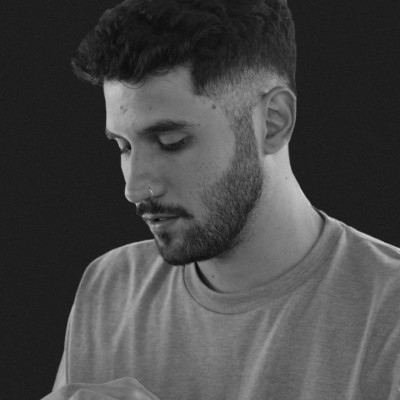
#> input picture assets/photo.jpg, 400 x 400 px
$ python ascii_art.py
#> lines starting #> are read from the running program, lines starting #| are printed output that depends on the picture; after the words box and inside, x2 and y2 are one past the last pixel; in counts of white or black regions, pixels touching at a corner belong together
"""Turn assets/photo.jpg into the ASCII portrait used by the profile card.

Run it once, or again whenever the photo changes:

    python scripts/ascii_art.py

The result lands in assets/ascii.txt, which scripts/today.py embeds in both
SVGs. Needs Pillow (pip install pillow).
"""
from pathlib import Path

from PIL import Image, ImageChops, ImageDraw, ImageFilter, ImageOps

ROOT = Path(__file__).resolve().parent.parent
PHOTO = ROOT / "assets/photo.jpg"
OUT = ROOT / "assets/ascii.txt"

COLS, ROWS = 64, 41
# Has to match the portrait's font in today.py (11px font, 13px lines): a
# monospace cell is ~0.6em wide, so cells are about half as wide as tall.
CELL_RATIO = 0.6 * 11 / 13
# Horizontal slice of the photo to keep; the face sits left of centre.
CROP_X = (40, 360)

# Sparse to dense. Darkness in the photo picks the glyph: the card is dark,
# so hair, beard and eyes get the heavy glyphs and lit skin stays airy, which
# is what makes the features read.
RAMP = " .,:;i1tfLCG08@"
GAMMA = 1.2


def background_mask(im):
    """255 where the flat studio background is, 0 on the subject."""
    flood = im.filter(ImageFilter.GaussianBlur(1.5)).convert("RGB")
    w, h = im.size
#> w = 400; h = 400
    for seed in [(2, 2), (w - 3, 2), (2, h * 3 // 4), (w - 3, h * 3 // 8)]:
        ImageDraw.floodfill(flood, seed, (255, 0, 0), thresh=7)
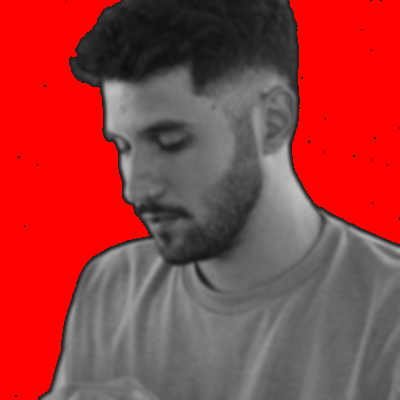
#> flood: PIL image 400x400 RGB; mean R, G, B 154.1, 59.6, 59.6
    r, g, _ = flood.split()
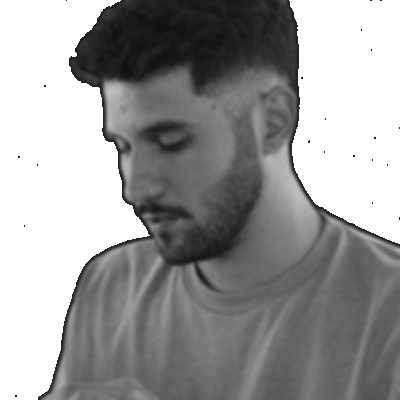
#> r: PIL image 400x400 L; min 15, max 255, mean 154.1
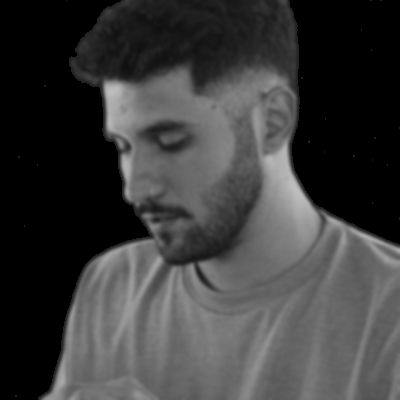
#> g: PIL image 400x400 L; min 0, max 190, mean 59.6
    mask = ImageChops.difference(r, g).point(lambda v: 255 if v > 200 else 0)
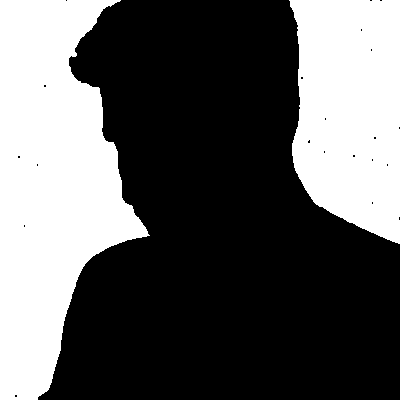
#> mask: PIL image 400x400 L; 37% white; 2 white regions, box (x1, y1, x2, y2) and area: (0, 0, 150, 400) 36634, (289, 0, 400, 244) 22623
    # Grow it a little so the dark halo around the cut-out doesn't become a
    # line of heavy glyphs along the silhouette.
    return mask.filter(ImageFilter.MaxFilter(5))
#> returned value: PIL image 400x400 L; 38.4% white; 2 white regions, box (x1, y1, x2, y2) and area: (0, 0, 152, 400) 37956, (287, 0, 400, 246) 23419


def drop_strays(lines):
    """Blank out glyphs with no neighbours; they're mask noise, not features."""
    at = lambda x, y: 0 <= y < len(lines) and 0 <= x < len(lines[y]) and lines[y][x] != " "
    return ["".join(
        ch if ch == " " or any(at(x + dx, y + dy) for dx in (-1, 0, 1) for dy in (-1, 0, 1)
                               if dx or dy) else " "
        for x, ch in enumerate(row)) for y, row in enumerate(lines)]


def main():
    photo = Image.open(PHOTO).convert("L")
    mask = background_mask(photo)

    x0, x1 = CROP_X
    height = round((x1 - x0) * ROWS / (COLS * CELL_RATIO))
    box = (x0, 0, x1, min(height, photo.height))
#> box = (40, 0, 360, 400)
    im, mask = photo.crop(box), mask.crop(box)
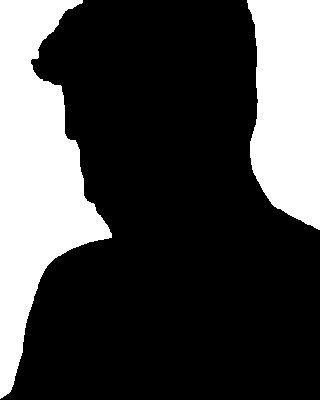
#> mask: PIL image 320x400 L; 28% white; 2 white regions, box (x1, y1, x2, y2) and area: (0, 0, 112, 399) 21956, (247, 0, 320, 230) 13859

    subject = ImageOps.invert(mask)
    im = im.filter(ImageFilter.GaussianBlur(0.6))
    im = im.filter(ImageFilter.UnsharpMask(radius=10, percent=180, threshold=0))
    im = ImageOps.equalize(im, mask=subject)
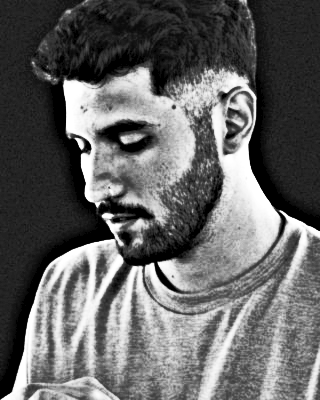
#> im: PIL image 320x400 L; min 0, max 255, mean 100.6

    small = im.resize((COLS, ROWS), Image.BOX)
    small_mask = mask.resize((COLS, ROWS), Image.BOX)
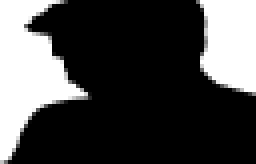
#> small_mask: PIL image 64x41 L (shown 4 times larger); min 0, max 255, mean 71.3

    lines = []
    for y in range(ROWS):
        row = ""
        for x in range(COLS):
            if small_mask.getpixel((x, y)) > 140:
                row += " "
                continue
            darkness = (1 - small.getpixel((x, y)) / 255) ** GAMMA
            row += RAMP[min(len(RAMP) - 1, int(darkness * len(RAMP)))]
        lines.append(row)
#> after the loop, lines = 41 items

    lines = [row.rstrip() for row in drop_strays(lines)]
    OUT.write_text("\n".join(lines) + "\n")
    print("\n".join(lines))
#> (printed output is left out)


if __name__ == "__main__":
    main()
